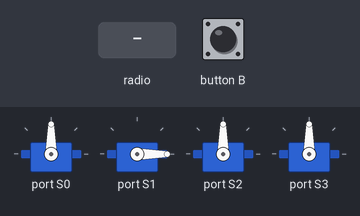
Recording of a program running on a simulated BBC micro:bit (MakeCode). On the bench: 4 × servo. The inputs (shaded band) are chosen by the test bench.

Above: at 1.2 s.
1.3 s: radio message "2" arrives
At 2.0 s:
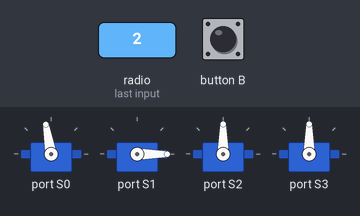
2.8 s: radio message "1" arrives
At 3.8 s:
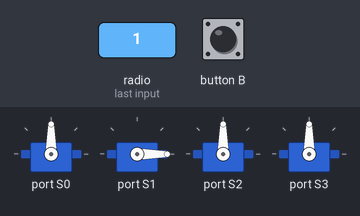
Timing chart, 0 to 5.8 s (numbered marks = the images above; inputs shaded):
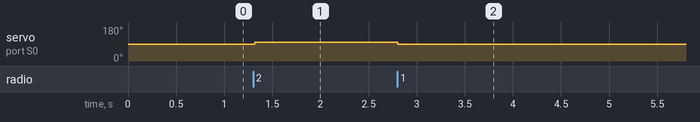

The program:

main.ts
```typescript
function reset_position () {
    wuKong.setServoAngle(wuKong.ServoTypeList._180, wuKong.ServoList.S0, 90)
    s0 = 90
    wuKong.setServoAngle(wuKong.ServoTypeList._180, wuKong.ServoList.S1, 0)
    s1 = 0
    wuKong.setServoAngle(wuKong.ServoTypeList._180, wuKong.ServoList.S2, 90)
    s2 = 90
    wuKong.setServoAngle(wuKong.ServoTypeList._180, wuKong.ServoList.S3, 90)
}
radio.onReceivedString(function (receivedString) {
    reseave_command = parseFloat(receivedString)
    move(reseave_command)
})
input.onButtonPressed(Button.B, function () {
    again_or_no = 1
})
function degrees (servo: number, add_degrees: number) {
    rotate_servo_degrees = servo + add_degrees
    if (!(rotate_servo_degrees < 0 || rotate_servo_degrees > 180)) {
        return rotate_servo_degrees
    } else {
        return servo
    }
}
function move (command: number) {
    if (command & S1_RIGHT) {
        s0 = degrees(s0, -10)
        basic.pause(200)
    } else if (command & S1_LEFT) {
        s0 = degrees(s0, 10)
        basic.pause(200)
    }
    if (command & S2_BACK) {
        s1 = degrees(s1, -10)
        basic.pause(200)
    } else if (command & S2_FORWARD) {
        s1 = degrees(s1, 10)
        basic.pause(200)
    }
    if (command & S3_BACK) {
        s2 = degrees(s2, -10)
        basic.pause(200)
    } else if (command & S3_FORWARD) {
        s2 = degrees(s2, 10)
        basic.pause(200)
    }
    if (command & PINCH_CLOSE) {
        if (!(is_pinch_closed)) {
            wuKong.setServoAngle(wuKong.ServoTypeList._180, wuKong.ServoList.S3, 20)
            is_pinch_closed = 1
            basic.pause(200)
        } else {
            wuKong.setServoAngle(wuKong.ServoTypeList._180, wuKong.ServoList.S3, 90)
            is_pinch_closed = 0
            basic.pause(200)
        }
    } else if (command & PINCH_OPEN) {
        wuKong.setServoAngle(wuKong.ServoTypeList._180, wuKong.ServoList.S3, 90)
        basic.pause(200)
    }
    if (command & CAR_FORWARD) {
        wuKong.setAllMotor(50, 50)
        basic.pause(200)
        wuKong.stopAllMotor()
    } else if (command & CAR_BACK) {
        wuKong.setAllMotor(-50, -50)
        basic.pause(200)
        wuKong.stopAllMotor()
    }
    if (command & CAR_RIGHT) {
        wuKong.setAllMotor(50, -50)
        basic.pause(200)
        wuKong.stopAllMotor()
    } else if (command & CAR_LEFT) {
        wuKong.setAllMotor(-50, 50)
        basic.pause(200)
        wuKong.stopAllMotor()
    }
    if (command & RESET_POSITION) {
        reset_position()
    }
    if (command == 0 && again_or_no == 1) {
        basic.pause(200)
    }
    if (again_or_no == 2) {
        command_list.push(command)
    }
    if (again_or_no == 0) {
        if (command & AGAIN) {
            again_or_no = 1
            strip.showColor(neopixel.colors(NeoPixelColors.Green))
            for (let стойност of command_list) {
                move(стойност)
            }
            strip.showColor(neopixel.colors(NeoPixelColors.Black))
            again_or_no = 0
        }
        if (command & LISTEN) {
            command_list = []
            again_or_no = 2
            strip.showColor(neopixel.colors(NeoPixelColors.Purple))
        }
    }
    if (again_or_no == 2) {
        if (command & STOP_LISTEN) {
            again_or_no = 0
            strip.showColor(neopixel.colors(NeoPixelColors.Black))
        }
    }
}
let rotate_servo_degrees = 0
let s2 = 0
let s1 = 0
let s0 = 0
let strip: neopixel.Strip = null
let command_list: number[] = []
let is_pinch_closed = 0
let again_or_no = 0
let reseave_command = 0
let stop = 0
let list2: number[] = []
let index = 0
reseave_command = 0
again_or_no = 0
let S1_RIGHT = 1
let S1_LEFT = 2
let S2_BACK = 4
let S2_FORWARD = 8
let S3_BACK = 16
let S3_FORWARD = 32
let PINCH_OPEN = 64
let PINCH_CLOSE = 128
let CAR_FORWARD = 256
let CAR_BACK = 512
let CAR_RIGHT = 1024
let CAR_LEFT = 2048
let AGAIN = 4096
let LISTEN = 8192
let STOP_LISTEN = 16384
let RESET_POSITION = 32768
is_pinch_closed = 0
command_list = []
reset_position()
radio.setGroup(1)
strip = neopixel.create(DigitalPin.P16, 4, NeoPixelMode.RGB)
strip.showColor(neopixel.colors(NeoPixelColors.Black))
basic.forever(function () {
    wuKong.setServoAngle(wuKong.ServoTypeList._180, wuKong.ServoList.S0, s0)
    wuKong.setServoAngle(wuKong.ServoTypeList._180, wuKong.ServoList.S1, s1)
    wuKong.setServoAngle(wuKong.ServoTypeList._180, wuKong.ServoList.S2, s2)
})
```

test.ts
```typescript
// тестовете отиват тук; това няма да се компилира, когато този пакет се използва като разширение.
```

Measured:
- after the input at 1.3 s, servo on port S0: 90° → 100° at once
- after the input at 2.8 s, servo on port S0: 100° → 90° at once
